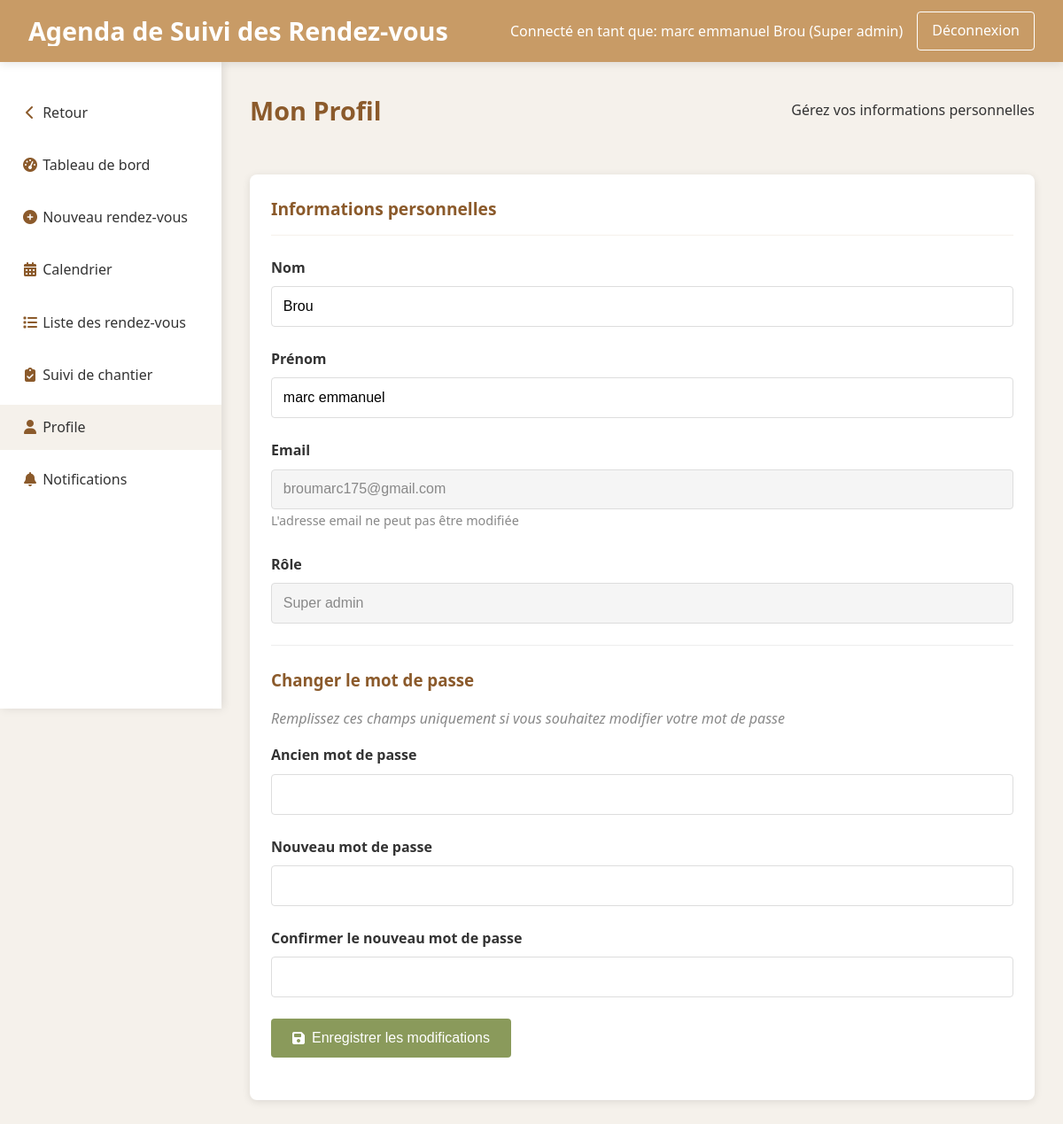
The app's page /modules/planificateur/profile.php (signed in) with its own data.
### tables this page shows
CREATE TABLE `users` (
  `id` int(11) NOT NULL,
  `nom` varchar(100) NOT NULL,
  `prenom` varchar(100) NOT NULL,
  `email` varchar(255) NOT NULL,
  `password` varchar(255) NOT NULL,
  `role` enum('super_admin','planificateur','agent') NOT NULL,
  `created_at` timestamp NOT NULL DEFAULT current_timestamp(),
  `active` tinyint(1) DEFAULT 1
);

### includes/auth.php (called while the page is built, shortened)
<?php
function getUserRole() {
    return $_SESSION['user_role'] ?? null;
}
function isSuperAdmin() {
    return getUserRole() === 'super_admin';
}
?>

### modules/planificateur/profile.php (the view, shortened to what this page needs)
<?php
require_once '../../includes/auth.php';
$db = getDB();
$user_id = $_SESSION['user_id'];
$stmt = $db->prepare("SELECT * FROM users WHERE id = ?");
$stmt->execute([$user_id]);
$user = $stmt->fetch(PDO::FETCH_ASSOC);
?>
<!DOCTYPE html>
<html lang="fr">
<head>
    <link rel="stylesheet" href="../../css/style.css">
    <link rel="stylesheet" href="https://cdnjs.cloudflare.com/ajax/libs/font-awesome/6.4.0/css/all.min.css">
</head>
<body>
    <?php include '../../includes/header.php'; ?>
    <?php
    if (isSuperAdmin()) {
        include 'header.php';
    } else {
        include '../planificateur/header.php';
    }
    ?>
    <div class="main-content">
        <div class="page-header">
            <h1 class="page-title">Mon Profil</h1>
            <span>Gérez vos informations personnelles</span>
        </div>
        <div class="card">
            <div class="card-header">
                <h2 class="card-title">Informations personnelles</h2>
            </div>
            <form method="POST" class="profile-form">
                <div class="form-group">
                    <label for="nom">Nom</label>
                    <input type="text" id="nom" name="nom" class="form-control"
                           value="<?= htmlspecialchars($user['nom']) ?>" required>
                </div>
                <div class="form-group">
                    <label for="prenom">Prénom</label>
                    <input type="text" id="prenom" name="prenom" class="form-control"
                           value="<?= htmlspecialchars($user['prenom']) ?>" required>
                </div>
                <div class="form-group">
                    <label for="email">Email</label>
                    <input type="email" id="email" class="form-control"
                           value="<?= htmlspecialchars($user['email']) ?>" disabled>
                    <small>L'adresse email ne peut pas être modifiée</small>
                </div>
                <div class="form-group">
                    <label for="role">Rôle</label>
                    <input type="text" id="role" class="form-control"
                           value="<?= htmlspecialchars(ucfirst(str_replace('_', ' ', $user['role']))) ?>" disabled>
                </div>
                <hr>
                <h3 style="margin-bottom: 1rem; color: var(--doré-foncé);">Changer le mot de passe</h3>
                <p style="margin-bottom: 1rem; color: #888; font-style: italic;">
                    Remplissez ces champs uniquement si vous souhaitez modifier votre mot de passe
                </p>
                <div class="form-group">
                    <label for="current_password">Ancien mot de passe</label>
                    <input type="password" id="current_password" name="current_password" class="form-control">
                </div>
                <div class="form-group">
                    <label for="new_password">Nouveau mot de passe</label>
                    <input type="password" id="new_password" name="new_password" class="form-control">
                </div>
                <div class="form-group">
                    <label for="confirm_password">Confirmer le nouveau mot de passe</label>
                    <input type="password" id="confirm_password" name="confirm_password" class="form-control">
                </div>
                <div class="form-group">
                    <button type="submit" class="btn btn-primary">
                        <i class="fas fa-save"></i> Enregistrer les modifications
                    </button>
                </div>
            </form>
        </div>
    </div>
</body>
</html>

### css/style.css (style rules this page uses)
:root { --doré-foncé: #8b5a2b; --doré-clair: #c89b66; --ivoire: #f5f1eb; --blanc: #ffffff; --gris-anthracite: #333333; --vert-sage: #8a9a5b; --ombre: rgba(0, 0, 0, 0.1); }
* { margin: 0; padding: 0; box-sizing: border-box; }
body { font-family: "Segoe UI", Tahoma, Geneva, Verdana, sans-serif; background-color: var(--ivoire); color: var(--gris-anthracite); line-height: 1.6; padding-top: 70px; }
.main-content { margin-left: 250px; padding: clamp(1rem, 3vw, 2rem); margin-top: 0; min-height: calc(100vh - 70px); }
.page-header { display: flex; justify-content: space-between; align-items: center; margin-bottom: 2rem; flex-wrap: wrap; gap: 1rem; }
.page-title { font-size: clamp(1.4rem, 4vw, 1.8rem); color: var(--doré-foncé); font-weight: 600; }
.card { background-color: var(--blanc); border-radius: 8px; box-shadow: 0 2px 10px var(--ombre); padding: clamp(1rem, 3vw, 1.5rem); margin-bottom: 1.5rem; }
.card-header { display: flex; justify-content: space-between; align-items: center; margin-bottom: 1.5rem; padding-bottom: 0.8rem; border-bottom: 1px solid var(--ivoire); flex-wrap: wrap; gap: 1rem; }
.card-title { font-size: clamp(1.1rem, 3vw, 1.2rem); color: var(--doré-foncé); font-weight: 600; }
.form-group { margin-bottom: 1.2rem; }
.form-group label { display: block; margin-bottom: 0.5rem; font-weight: 500; color: var(--gris-anthracite); font-size: clamp(0.9rem, 2vw, 1rem); }
.form-control { width: 100%; padding: clamp(0.6rem, 2vw, 0.8rem); border: 1px solid #ddd; border-radius: 4px; font-size: clamp(0.9rem, 2vw, 1rem); transition: border-color 0.3s; }
.btn { padding: clamp(0.6rem, 2vw, 0.8rem) clamp(1rem, 3vw, 1.5rem); border: none; border-radius: 4px; cursor: pointer; font-size: clamp(0.9rem, 2vw, 1rem); font-weight: 500; transition: all 0.3s; display: inline-flex; align-items: center; gap: 0.5rem; }
.btn-primary { background-color: var(--doré-foncé); color: var(--blanc); }

### modules/planificateur/profile.php (style rules this page uses)
:root { --doré-foncé: #8B5A2B; --doré-clair: #C89B66; --ivoire: #F5F1EB; --blanc: #FFFFFF; --gris-anthracite: #333333; --vert-sage: #8A9A5B; --ombre: rgba(0, 0, 0, 0.1); --orange: #fd7e14; --rouge: #dc3545; --bleu: #17a2b8; --vert-clair: #d4edda; --vert-fonce: #28a745; --rouge-clair: #f8d7da; --rouge-fonce: #dc3545; }
.main-content { margin-left: 250px; padding: 2rem; }
.page-header { display: flex; justify-content: space-between; align-items: center; margin-bottom: 2rem; padding-bottom: 1rem; border-bottom: 1px solid var(--ivoire); }
.page-title { color: var(--doré-foncé); margin: 0; }
.card { background-color: var(--blanc); border-radius: 8px; box-shadow: 0 2px 10px var(--ombre); padding: 1.5rem; margin-bottom: 1.5rem; }
.card-header { display: flex; justify-content: space-between; align-items: center; margin-bottom: 1.5rem; padding-bottom: 0.8rem; border-bottom: 1px solid var(--ivoire); }
.card-title { color: var(--doré-foncé); margin: 0; }
.form-group { margin-bottom: 1.5rem; }
.form-group label { display: block; margin-bottom: 0.5rem; font-weight: 600; color: var(--gris-anthracite); }
.form-control { width: 100%; padding: 0.8rem; border: 1px solid #ddd; border-radius: 4px; font-size: 1rem; transition: border-color 0.3s; }
.form-control:disabled { background-color: #f5f5f5; color: #888; cursor: not-allowed; }
.btn { padding: 0.8rem 1.5rem; border: none; border-radius: 4px; cursor: pointer; font-size: 1rem; font-weight: 500; transition: all 0.3s; display: inline-flex; align-items: center; gap: 0.5rem; text-decoration: none; }
.btn-primary { background-color: var(--vert-sage); color: var(--blanc); }
hr { margin: 1.5rem 0; border: none; border-top: 1px solid #eee; }
small { font-size: 0.9rem; color: #888; }

### records on screen
users: nom "Brou", prenom "marc emmanuel", email "broumarc175@gmail.com", role "Super admin"

### other values on screen
$_SESSION['user_prenom'] . ' ' . $_SESSION['user_nom'] "marc emmanuel Brou"
str_replace('_', ' ', $_SESSION['user_role']) "Super admin"
